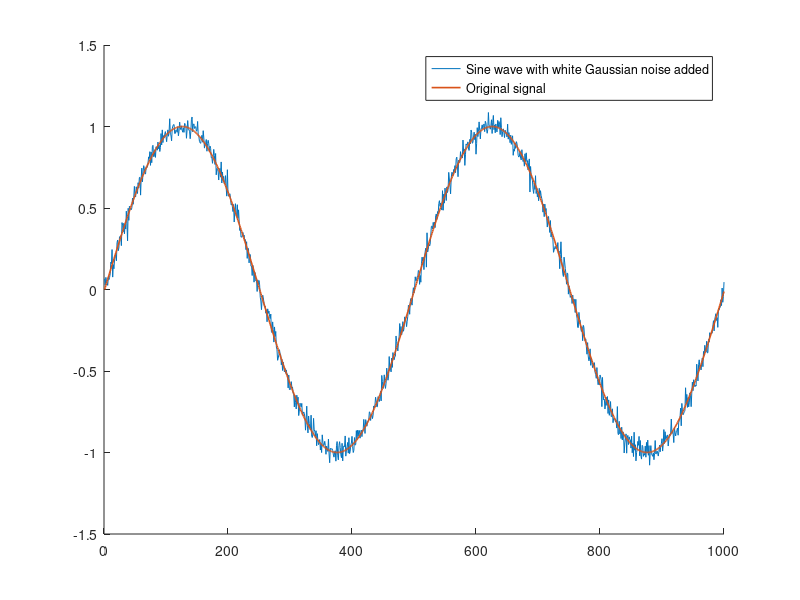

Reproduce this figure in MATLAB. (Note: this script raises an error after producing the figure.)
%Pre cleaning
close all;
clear;
clc;

%Sine signal replica
t = 0:1:999;
original = sin(2*pi*0.002*t);

%Noisy replica
noise = wgn(1, 1000, -28); %-28 dBW was chosen to replicate the noise in the original paper.
noisy_signal = original + noise;

figure(1)
hold on;
plot(noisy_signal);
plot(original, 'LineWidth', 1.2);
legend("Sine wave with white Gaussian noise added", "Original signal");
hold off;

%Uniform denoising using wavelets

wavelets = ["haar", "db4", "db12", "sym2", "sym4", "sym8", "bl7", "bl10"];

denoised = zeros(length(wavelets), 4, 1000);

for n = 1:size(denoised, 2) %This represents the levels of decomposition used on the denoising process
    for k = 1:size(denoised, 1)
        denoised(k, n, :) = wdenoise(noisy_signal, n, Wavelet=wavelets(k));
    end
end

figure(2)
hold on;
plot(squeeze(denoised(1, 1, :)));
plot(original, 'LineWidth', 1.2);
legend("Sine wave with white Gaussian noise added", "Original signal");
hold off;

%SM1
SM1 = zeros(size(denoised, 1), size(denoised, 2));
SM1_percentage = zeros(size(denoised, 1), size(denoised, 2));

%In this case we calculate the SM1 for the base signal
signal_vector = noisy_signal';
dif = signal_vector(2:end) - signal_vector(1:end-1);
SM1_base = sum(abs(dif));

for n = 1:size(denoised, 2)
    for k = 1:size(denoised, 1)
        signal_vector = squeeze(denoised(k, n, :));
        dif = signal_vector(2:end) - signal_vector(1:end-1);
        SM1(k, n) = sum(abs(dif));
        SM1_percentage(k, n) = 100*(SM1_base-SM1(k, n))/(SM1_base);
    end
end

%SM2
SM2 = zeros(size(denoised, 1), size(denoised, 2));
SM2_percentage = zeros(size(denoised, 1), size(denoised, 2));

signal_vector = noisy_signal';
dif = signal_vector(1:end-2) - 2.*signal_vector(2:end-1) + signal_vector(3:end);
SM2_base = sum((dif).^(2));

for n = 1:size(denoised, 2)
    for k = 1:size(denoised, 1)
        signal_vector = squeeze(denoised(k, n, :));
        dif = signal_vector(1:end-2) - 2.*signal_vector(2:end-1) + signal_vector(3:end);
        SM2(k, n) = sum((dif).^(2));
        SM2_percentage(k, n) = 100*(SM2_base-SM2(k, n))/(SM2_base);
    end
end

%%
%MOCAP Signal Replica

%Pre cleaning
close all;
clear;
clc;

%Loading the mocap signals from the original paper using the helper
%function amc_to_matrix.m

Mocap = amc_to_matrix("11_01.amc");

%Extraction of the elements used on the original paper
ch1 = Mocap(:, 2); %Called channel 1 in the original paper
ch1 = 6*(ch1-17.5)+86; %Replicating scaling and offset applied in the original paper
ch3 = Mocap(:, 6); %Called channel 3 in the original paper

%Figures of the extracted signals
figure(1)
plot(ch1);
title("Low frequency");
xlabel("Samples");
ylabel("Magnitude");

figure(2)
plot(ch3);
title("Low+High frequency");
xlabel("Samples");
ylabel("Magnitude");

%Uniform denoising using wavelets for ch1 and ch3

wavelets = ["haar", "db4", "db12", "sym2", "sym4", "sym8", "bl7", "bl10"];

denoised_ch1 = zeros(length(wavelets), 4, size(ch1, 1));
denoised_ch3 = zeros(length(wavelets), 4, size(ch3, 1));

for n = 1:size(denoised_ch1, 2) %This represents the levels of decomposition used on the denoising process
    for k = 1:size(denoised_ch1, 1)
        denoised_ch1(k, n, :) = wdenoise(ch1, n, Wavelet=wavelets(k));
        denoised_ch3(k, n, :) = wdenoise(ch3, n, Wavelet=wavelets(k));
    end
end

figure(3)
hold on;
plot(squeeze(denoised_ch3(3, 4, :)));
plot(ch3, 'LineWidth', 1.2);
legend("Sine wave with white Gaussian noise added", "Original signal");
hold off;

%ch1

%SM1
SM1_ch1 = zeros(size(denoised_ch1, 1), size(denoised_ch1, 2));
SM1_percentage_ch1 = zeros(size(denoised_ch1, 1), size(denoised_ch1, 2));

%In this case we calculate the SM1 for the base signal
signal_vector = ch1;
dif = signal_vector(2:end) - signal_vector(1:end-1);
SM1_base_ch1 = sum(abs(dif));

for n = 1:size(denoised_ch1, 2)
    for k = 1:size(denoised_ch1, 1)
        signal_vector = squeeze(denoised_ch1(k, n, :));
        dif = signal_vector(2:end) - signal_vector(1:end-1);
        SM1_ch1(k, n) = sum(abs(dif));
        SM1_percentage_ch1(k, n) = 100*(SM1_base_ch1-SM1_ch1(k, n))/(SM1_base_ch1);
    end
end

%SM2
SM2_ch1 = zeros(size(denoised_ch1, 1), size(denoised_ch1, 2));
SM2_percentage_ch1 = zeros(size(denoised_ch1, 1), size(denoised_ch1, 2));

signal_vector = ch1;
dif = signal_vector(1:end-2) - 2.*signal_vector(2:end-1) + signal_vector(3:end);
SM2_base_ch1 = sum((dif).^(2));

for n = 1:size(denoised_ch1, 2)
    for k = 1:size(denoised_ch1, 1)
        signal_vector = squeeze(denoised_ch1(k, n, :));
        dif = signal_vector(1:end-2) - 2.*signal_vector(2:end-1) + signal_vector(3:end);
        SM2_ch1(k, n) = sum((dif).^(2));
        SM2_percentage_ch1(k, n) = 100*(SM2_base_ch1-SM2_ch1(k, n))/(SM2_base_ch1);
    end
end

%ch3

%SM1
SM1_ch3 = zeros(size(denoised_ch3, 1), size(denoised_ch3, 2));
SM1_percentage_ch3 = zeros(size(denoised_ch3, 1), size(denoised_ch3, 2));

%In this case we calculate the SM1 for the base signal
signal_vector = ch3;
dif = signal_vector(2:end) - signal_vector(1:end-1);
SM1_base_ch3 = sum(abs(dif));

for n = 1:size(denoised_ch3, 2)
    for k = 1:size(denoised_ch3, 1)
        signal_vector = squeeze(denoised_ch3(k, n, :));
        dif = signal_vector(2:end) - signal_vector(1:end-1);
        SM1_ch3(k, n) = sum(abs(dif));
        SM1_percentage_ch3(k, n) = 100*(SM1_base_ch3-SM1_ch3(k, n))/(SM1_base_ch3);
    end
end

%SM2
SM2_ch3 = zeros(size(denoised_ch3, 1), size(denoised_ch3, 2));
SM2_percentage_ch3 = zeros(size(denoised_ch3, 1), size(denoised_ch3, 2));

signal_vector = ch3;
dif = signal_vector(1:end-2) - 2.*signal_vector(2:end-1) + signal_vector(3:end);
SM2_base_ch3 = sum((dif).^(2));

for n = 1:size(denoised_ch3, 2)
    for k = 1:size(denoised_ch3, 1)
        signal_vector = squeeze(denoised_ch3(k, n, :));
        dif = signal_vector(1:end-2) - 2.*signal_vector(2:end-1) + signal_vector(3:end);
        SM2_ch3(k, n) = sum((dif).^(2));
        SM2_percentage_ch3(k, n) = 100*(SM2_base_ch3-SM2_ch3(k, n))/(SM2_base_ch3);
    end
end
